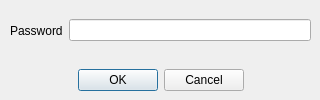
<?xml version="1.0" encoding="UTF-8"?>
<ui version="4.0">
 <class>PasswordDialog</class>
 <widget class="QDialog" name="PasswordDialog">
  <property name="geometry">
   <rect>
    <x>0</x>
    <y>0</y>
    <width>320</width>
    <height>100</height>
   </rect>
  </property>
  <property name="windowTitle">
   <string>Dialog</string>
  </property>
  <widget class="QDialogButtonBox" name="buttonBox">
   <property name="geometry">
    <rect>
     <x>0</x>
     <y>60</y>
     <width>321</width>
     <height>41</height>
    </rect>
   </property>
   <property name="orientation">
    <enum>Qt::Horizontal</enum>
   </property>
   <property name="standardButtons">
    <set>QDialogButtonBox::Cancel|QDialogButtonBox::Ok</set>
   </property>
   <property name="centerButtons">
    <bool>true</bool>
   </property>
  </widget>
  <widget class="QWidget" name="horizontalLayoutWidget">
   <property name="geometry">
    <rect>
     <x>10</x>
     <y>10</y>
     <width>301</width>
     <height>41</height>
    </rect>
   </property>
   <layout class="QHBoxLayout" name="horizontalLayout">
    <item>
     <widget class="QLabel" name="passwordLabel">
      <property name="text">
       <string>Password</string>
      </property>
     </widget>
    </item>
    <item>
     <widget class="QLineEdit" name="passwordLineEdit"/>
    </item>
   </layout>
  </widget>
 </widget>
 <resources/>
 <connections>
  <connection>
   <sender>buttonBox</sender>
   <signal>accepted()</signal>
   <receiver>PasswordDialog</receiver>
   <slot>accept()</slot>
   <hints>
    <hint type="sourcelabel">
     <x>248</x>
     <y>254</y>
    </hint>
    <hint type="destinationlabel">
     <x>157</x>
     <y>274</y>
    </hint>
   </hints>
  </connection>
  <connection>
   <sender>buttonBox</sender>
   <signal>rejected()</signal>
   <receiver>PasswordDialog</receiver>
   <slot>reject()</slot>
   <hints>
    <hint type="sourcelabel">
     <x>316</x>
     <y>260</y>
    </hint>
    <hint type="destinationlabel">
     <x>286</x>
     <y>274</y>
    </hint>
   </hints>
  </connection>
 </connections>
</ui>
